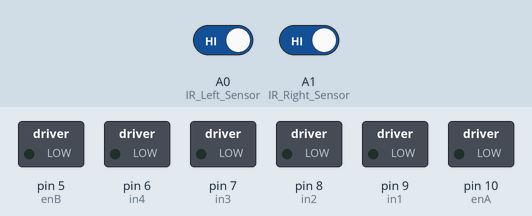
Recording of a sketch running on a simulated Arduino Uno, built with avr-gcc and run on an emulated ATmega328P. Shown: switched loads named in the sketch (green lamp = pin HIGH). The inputs (shaded band) are chosen by the test bench; at power-on: A0 (IR_Left_Sensor) HIGH, A1 (IR_Right_Sensor) HIGH.

Above: at 1.2 s.
1.3 s: A0 (IR_Left_Sensor) driven LOW
At 2.5 s:
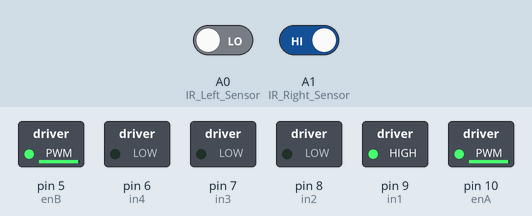
2.8 s: A1 (IR_Right_Sensor) driven LOW
At 3.7 s:
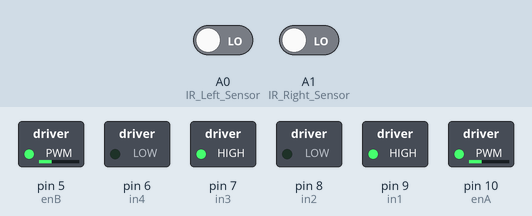
4.3 s: A0 (IR_Left_Sensor) driven HIGH
At 4.9 s:
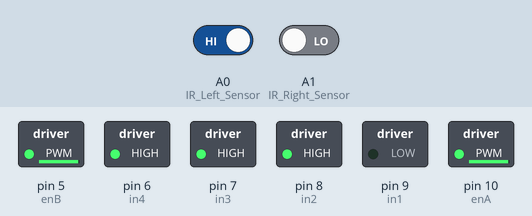
5.8 s: A1 (IR_Right_Sensor) driven HIGH
At 7.2 s:
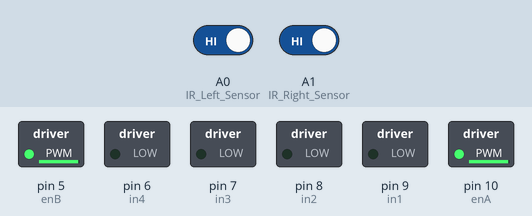
Timing chart, 0 to 8.3 s (numbered marks = the images above; inputs shaded):
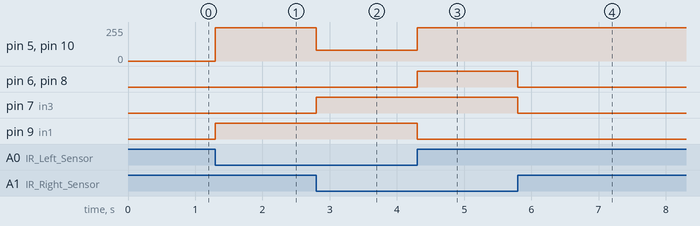

The sketch:

IR_Sensor_Car.ino
```cpp
/*
 ~Chamika Lakshan 2022
//Arduino Robot
//IR sensor car
*/

#define in1 9
#define in2 8
#define in3 7
#define in4 6
#define enA 10
#define enB 5

int M1_Speed=80;
int M2_Speed=80;
int LeftRotationSpeed = 250;
int RightRotationSpeed = 250;


void setup() {
  pinMode(in1,OUTPUT);
  pinMode(in2,OUTPUT);
  pinMode(in3,OUTPUT);
  pinMode(in4,OUTPUT);

  pinMode(enA,OUTPUT);
  pinMode(enB,OUTPUT);

  pinMode(A0,INPUT);    //IR Left Sensor
  pinMode(A1,INPUT);    //IR Right Sensor

}

void loop() {
  int LEFT_SENSOR = digitalRead(A0);
  int RIGHT_SENSOR = digitalRead(A1);

  if(RIGHT_SENSOR==0&&LEFT_SENSOR==0){
    forward();
  }
  else if(RIGHT_SENSOR==0&&
  LEFT_SENSOR==1){
    right();
  }
  else if(RIGHT_SENSOR==1&&
  LEFT_SENSOR==0){
    left();
  }
  else if(RIGHT_SENSOR==1&&
  LEFT_SENSOR==1){
    Stop();
  }

}

void forward(){
  digitalWrite(in1,HIGH);
  digitalWrite(in2,LOW);
  digitalWrite(in3,HIGH);
  digitalWrite(in4,LOW);

  analogWrite(enA,M1_Speed);
  analogWrite(enB,M2_Speed);
}

void backward(){
  digitalWrite(in1,LOW);
  digitalWrite(in2,HIGH);
  digitalWrite(in3,LOW);
  digitalWrite(in4,HIGH);

  analogWrite(enA,M1_Speed);
  analogWrite(enB,M2_Speed);

}

void right(){
  digitalWrite(in1,LOW);
  digitalWrite(in2,HIGH);
  digitalWrite(in3,HIGH);
  digitalWrite(in4,HIGH);

  analogWrite(enA,LeftRotationSpeed);
  analogWrite(enB,RightRotationSpeed);

}

void left(){
  digitalWrite(in1,HIGH);
  digitalWrite(in2,LOW);
  digitalWrite(in3,LOW);
  digitalWrite(in4,LOW);

  analogWrite(enA,LeftRotationSpeed);
  analogWrite(enB,RightRotationSpeed);

}

void Stop(){
  digitalWrite(in1,LOW);
  digitalWrite(in2,LOW);
  digitalWrite(in3,LOW);
  digitalWrite(in4,LOW);
}
```

Measured:
- after the input at 1.3 s, pin 5 (enB), pin 10 (enA): 0/255 → 250/255 at once; pin 9 (in1): LOW → HIGH at once
- after the input at 2.8 s, pin 5 (enB), pin 10 (enA): 250/255 → 80/255 at once; pin 7 (in3): LOW → HIGH at once
- after the input at 4.3 s, pin 5 (enB), pin 10 (enA): 80/255 → 250/255 at once; pin 6 (in4), pin 8 (in2): LOW → HIGH at once; pin 9 (in1): HIGH → LOW at once
- after the input at 5.8 s, pin 6 (in4), pin 7 (in3), pin 8 (in2): HIGH → LOW at once
